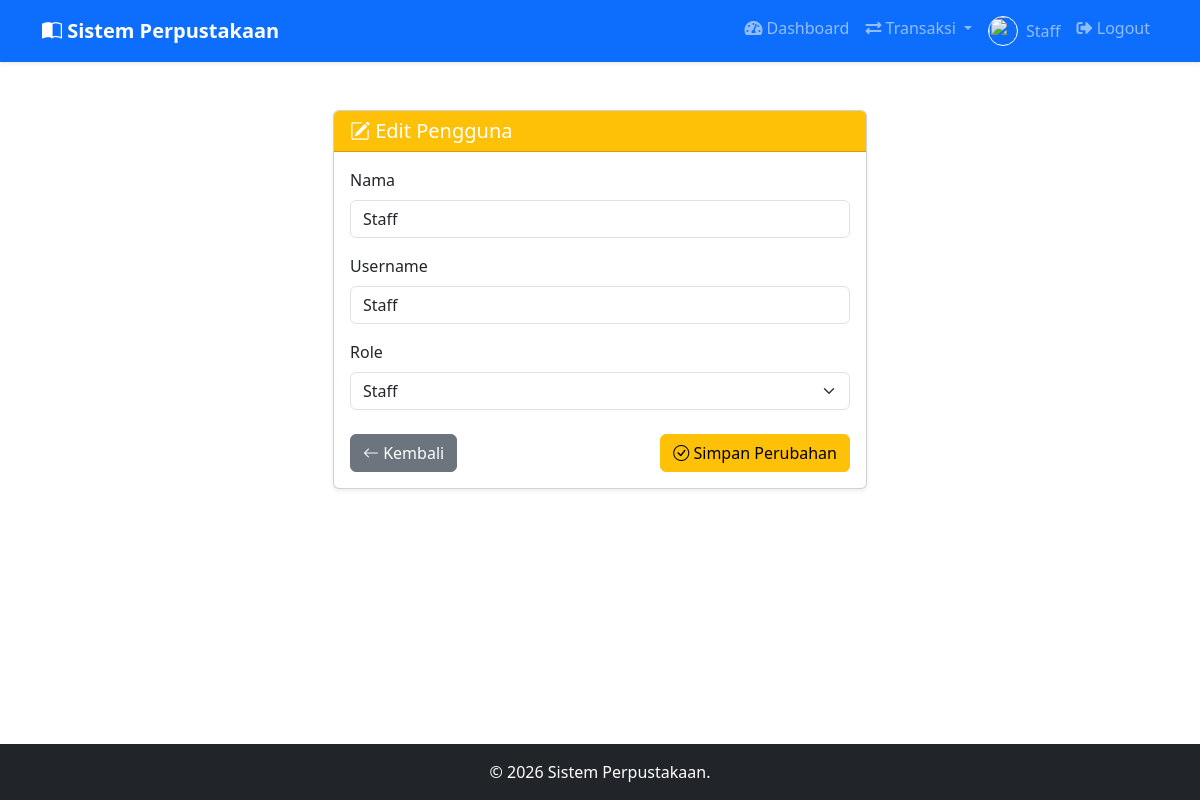
The app's page /kelola_pengguna/edit.php?id=2 (signed in) with its own data.
### tables this page shows
CREATE TABLE `pengguna` (
  `id` int NOT NULL,
  `nama` varchar(255) NOT NULL,
  `username` varchar(50) NOT NULL,
  `foto` varchar(255) NOT NULL,
  `password` varchar(255) NOT NULL,
  `role` enum('admin','staff') NOT NULL,
  `tanggal_dibuat` timestamp NOT NULL DEFAULT CURRENT_TIMESTAMP
);

### kelola_pengguna/edit.php (the view, shortened to what this page needs)
<?php
require_once '../config/koneksi.php';
$id = (int)$_GET['id'];
$sql = "SELECT * FROM pengguna WHERE id = ?";
$stmt = mysqli_prepare($koneksi, $sql);
mysqli_stmt_bind_param($stmt, "i", $id);
mysqli_stmt_execute($stmt);
$result = mysqli_stmt_get_result($stmt);
$pengguna = mysqli_fetch_assoc($result);
require_once '../partials/header.php';
?>
<div class="container my-5">
    <div class="row justify-content-center">
        <div class="col-md-6">
            <div class="card shadow-sm no-hover">
                <div class="card-header bg-warning text-white">
                    <h5 class="mb-0"><i class="bi bi-pencil-square"></i> Edit Pengguna</h5>
                </div>
                <div class="card-body">
                    <form method="POST" action="">
                        <div class="mb-3">
                            <label for="nama" class="form-label">Nama</label>
                            <input type="text" id="nama" name="nama" class="form-control" value="<?= htmlspecialchars($pengguna['nama']) ?>" required>
                        </div>
                        <div class="mb-3">
                            <label for="username" class="form-label">Username</label>
                            <input type="text" id="username" name="username" class="form-control" value="<?= htmlspecialchars($pengguna['username']) ?>" required>
                        </div>
                        <div class="mb-3">
                            <label for="role" class="form-label">Role</label>
                            <select id="role" name="role" class="form-select" required>
                                <option value="staff" <?= $pengguna['role'] == 'staff' ? 'selected' : '' ?>>Staff</option>
                            </select>
                        </div>
                        <div class="d-flex justify-content-between mt-4">
                            <a href="index.php" class="btn btn-secondary"><i class="bi bi-arrow-left"></i> Kembali</a>
                            <button type="submit" class="btn btn-warning"><i class="bi bi-check-circle"></i> Simpan Perubahan</button>
                        </div>
                    </form>
                </div>
            </div>
        </div>
    </div>
</div>
<?php
require_once '../partials/footer.php';
?>

### partials/header.php (style rules this page uses)
.card { transition: transform 0.2s; }

### records on screen
pengguna: nama "Staff", username "Staff", role "Staff"

### other values on screen
$_SESSION['nama'] "Staff"
